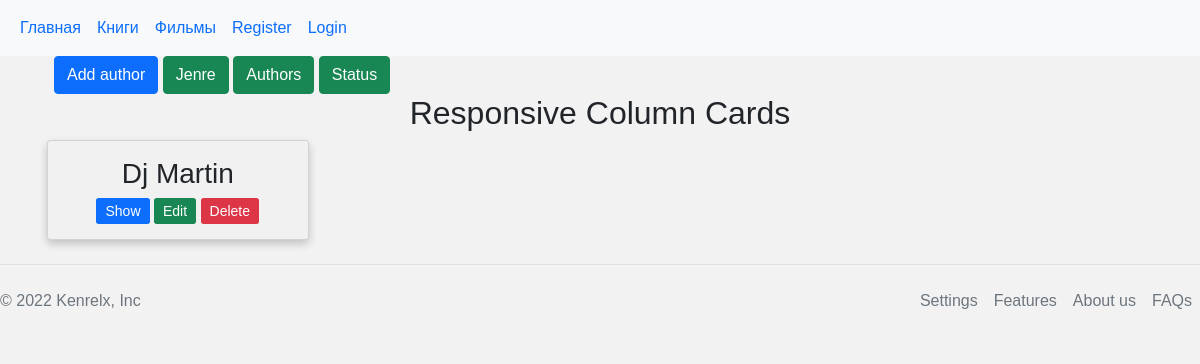
The app's page /authors, older data.
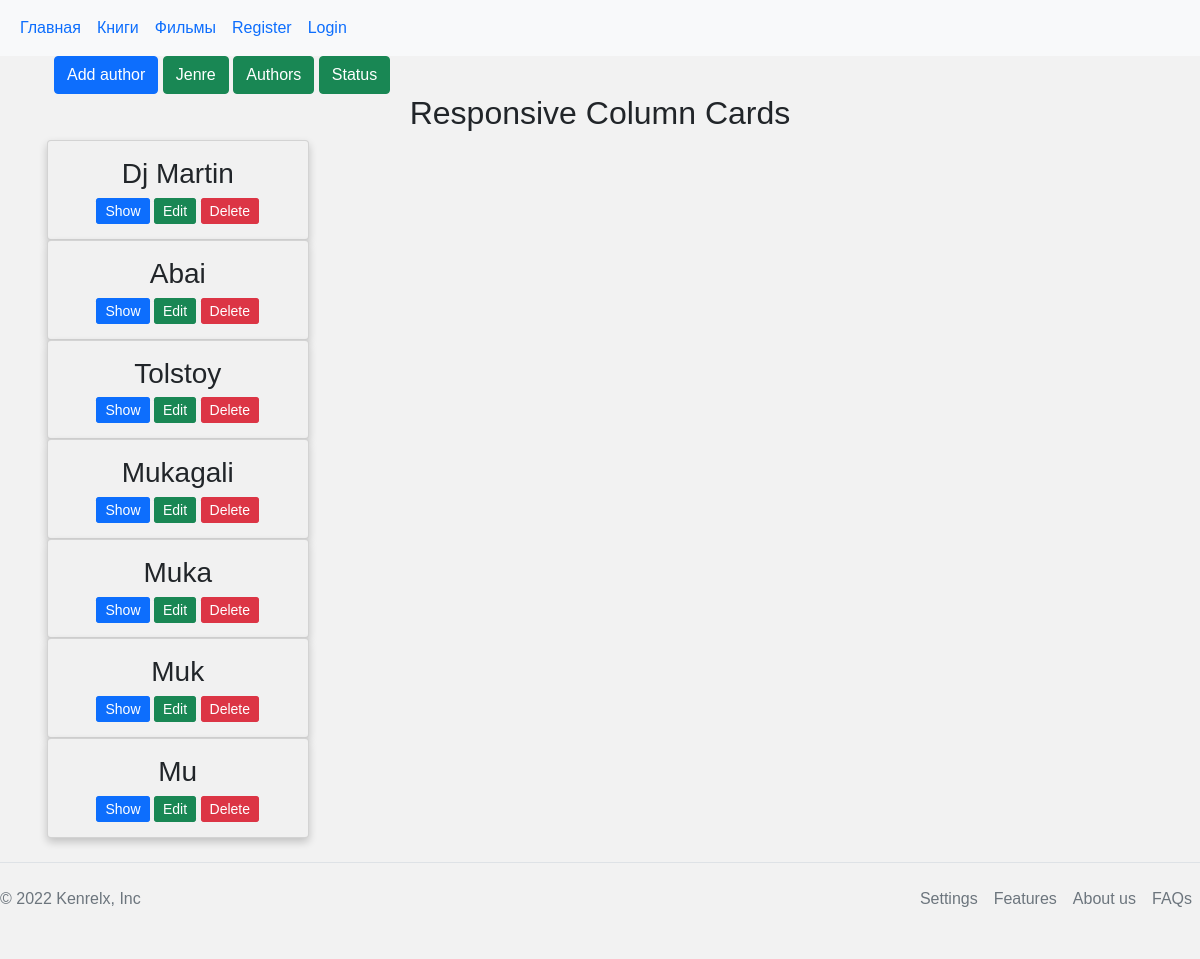
The same page, newer data.
### tables this page shows
CREATE TABLE authors (
    id INTEGER PRIMARY KEY AUTOINCREMENT,
    name TEXT UNIQUE NOT NULL
);

### library/book.py (the view)
@bp.route('/authors')  # Страница для автора книг
def author():
    db = get_db()
    authors = db.execute(
        'SELECT * '
        ' FROM authors'
    ).fetchall()
    return render_template('book/authors.html', authors=authors, menus=menus)

### library/auth.py (called while the page is built)
@bp.before_app_request
def load_logged_in_user():
    user_id = session.get('user_id')
    if user_id is None:
        g.user = None
    else:
        g.user = get_db().execute(
            'SELECT * FROM users WHERE id = ?', (user_id,)
        ).fetchone()

### library/db.py (called while the page is built)
def get_db():
    if 'db' not in g:
        g.db = sqlite3.connect(
            current_app.config['DATABASE'],
            detect_types=sqlite3.PARSE_DECLTYPES
        )
        g.db.row_factory = sqlite3.Row
    return g.db

### library/templates/book/authors.html (shortened to what this page needs)
{% extends 'base.html' %}
{% block style %} <link rel="stylesheet" href="/static/css/books.css"> {% endblock %}
{% block content %}
<div class="container">
    <div class="container" >
        <a href="/add_author"> <button  type="button" class="btn btn-primary">Add author</button></a>
        <a href="/jenre"> <button type="button" class="btn btn-primary btn-success" >Jenre</button></a>
        <a href="/add_author"> <button type="button" class="btn btn-primary btn-success ">Authors</button></a>
        <a href="/status"> <button type="button" class="btn btn-primary btn-success ">Status</button></a>
</div>
<h2>Responsive Column Cards</h2>
<div class="row">
  <div class="column">
    {% for author in authors %}
    <div class="card">
      <h3>{{ author['name'] }}</h3>
      <div>
      <a class="btn btn-primary btn-sm btn-books "  href="#" role="button">Show</a>
      <a class="   btn btn-primary btn-sm btn-success btn-books "   href="#" role="button">Edit</a>
      <a class="  btn btn-primary btn-sm btn-danger btn-books "  href="#" role="button">Delete</a>
      </div>
    </div>
    {% endfor %}
  </div>
</div>
</div>
{% endblock  %}

Row changes from the older to the newer data that the page shows:
added authors: name "Abai"
added authors: name "Tolstoy"
added authors: name "Mukagali"
added authors: name "Muka"
added authors: name "Muk"
added authors: name "Mu"
